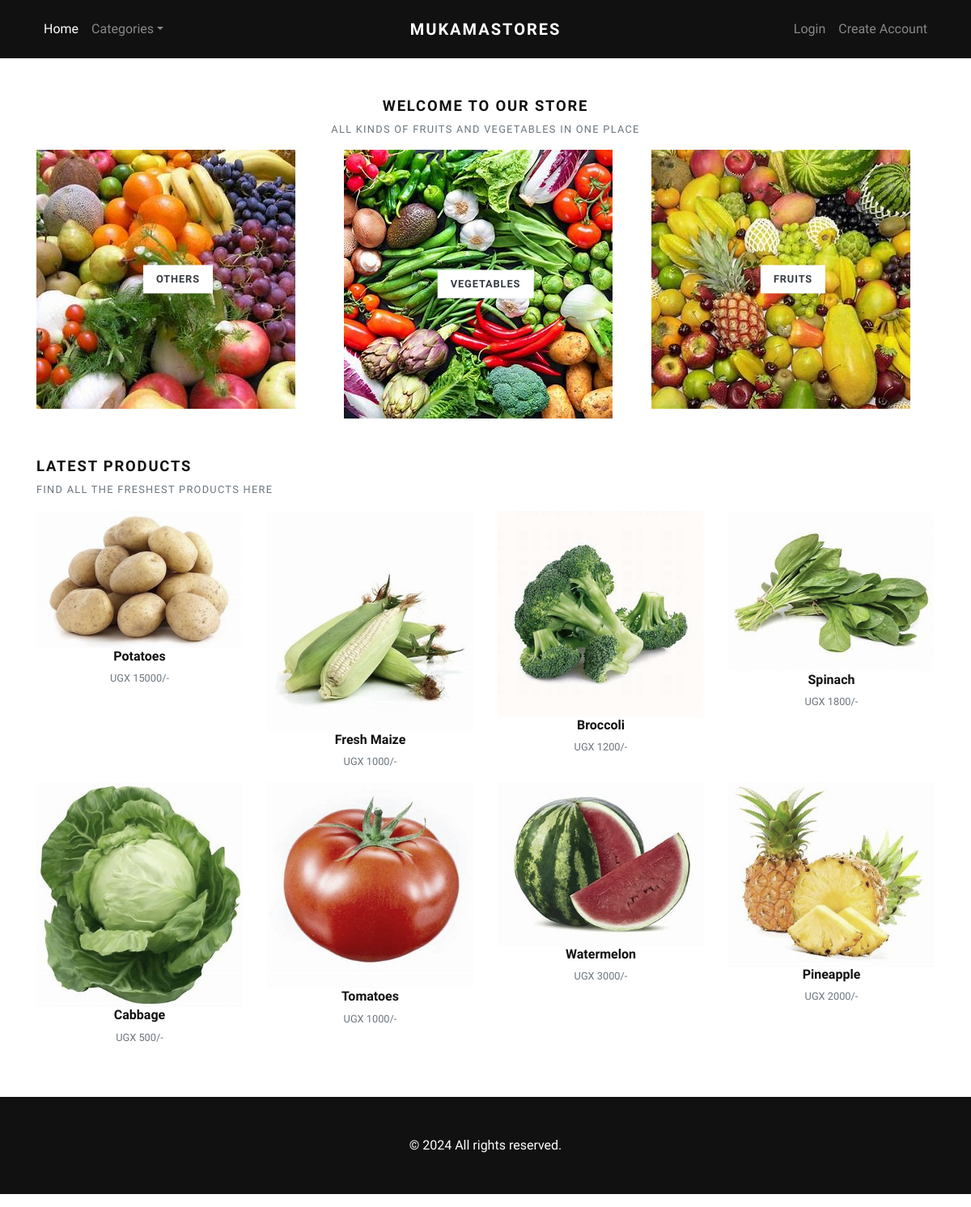
The page / on the database its author committed.
### store/models.py (models this page shows, shortened)
class Category(models.Model):
    title = models.CharField(max_length=50, verbose_name="Category Title")
    slug = models.SlugField(max_length=55, verbose_name="Category Slug")
    description = models.TextField(blank=True, verbose_name="Category Description")
    category_image = models.ImageField(upload_to='category', blank=True, null=True, verbose_name="Category Image")
    is_active = models.BooleanField(verbose_name="Is Active?")
    is_featured = models.BooleanField(verbose_name="Is Featured?")
    created_at = models.DateTimeField(auto_now_add=True, verbose_name="Created Date")
    updated_at = models.DateTimeField(auto_now=True, verbose_name="Updated Date")
    class Meta:
        verbose_name_plural = 'Categories'
        ordering = ('-created_at', )

class Product(models.Model):
    title = models.CharField(max_length=150, verbose_name="Product Title")
    slug = models.SlugField(max_length=160, verbose_name="Product Slug")
    sku = models.CharField(max_length=255, unique=True, verbose_name="Unique Product ID (SKU)")
    short_description = models.TextField(verbose_name="Short Description")
    detail_description = models.TextField(blank=True, null=True, verbose_name="Detail Description")
    product_image = models.ImageField(upload_to='product', blank=True, null=True, verbose_name="Product Image")
    price = models.DecimalField(max_digits=8, decimal_places=0)
    category = models.ForeignKey(Category, verbose_name="Product Categoy", on_delete=models.CASCADE)
    is_active = models.BooleanField(verbose_name="Is Active?")
    is_featured = models.BooleanField(verbose_name="Is Featured?")
    created_at = models.DateTimeField(auto_now_add=True, verbose_name="Created Date")
    updated_at = models.DateTimeField(auto_now=True, verbose_name="Updated Date")
    class Meta:
        verbose_name_plural = 'Products'
        ordering = ('-created_at', )

### store/views.py (the view)
# urls.py: path('', views.home, name="home"),
def home(request):
    categories = Category.objects.filter(is_active=True, is_featured=True)[:3]
    products = Product.objects.filter(is_active=True, is_featured=True)[:8]
    context = {
        'categories': categories,
        'products': products,
    }
    return render(request, 'store/index.html', context)

### store/context_preprocessors.py (called while the page is built)
def store_menu(request):
    categories = Category.objects.filter(is_active=True)
    context = {
        'categories_menu': categories,
    }
    return context

def cart_menu(request):
    if request.user.is_authenticated:
        cart_items= Cart.objects.filter(user=request.user)
        context = {
            'cart_items': cart_items,
        }
    else:
        context = {}
    return context

### templates/store/index.html (shortened to what this page needs)
{% extends 'base.html' %}
{% load static %}
      {% block content %}
      <div class="container">
        <section class="pt-5">
          <header class="text-center">
            <h2 class="h5 text-uppercase mb-2">Welcome to our store</h2>
            <p class="small text-muted small text-uppercase mb-3">All kinds of Fruits and vegetables in one place</p>
          </header>
          <div class="row">
          {% if categories %}
            {% for category in categories %}
              <div class="col-md-4 mb-4 mb-md-0">
                <a class="category-item" href="{% url 'store:category-products' category.slug %}">
                  <strong class="category-item-title">{{ category.title }}</strong>
                </a>
              </div>
            {% endfor %}
          {% endif %}
          </div>
        </section>
        <section class="py-5">
          <header>
            <h2 class="h5 text-uppercase mb-2">Latest Products</h2>
            <p class="small text-muted small text-uppercase mb-3">Find All the freshest products here</p>
          </header>
          <div class="row">
            {% if products %}
              {% for product in products %}
                <div class="col-xl-3 col-lg-4 col-sm-6 col-md-3">
                  <div class="product text-center">
                    <div class="position-relative mb-0">
                      <a class="d-block" href="{% url 'store:product-detail' product.slug %}">
                        {% if product.product_image %}
                          <img class="w-100" src="{{ product.product_image.url }}" alt="{{product.title}}">
                        {% else %}
                          <img class="img-fluid w-100" src="{% static 'img/product-1.jpg' %}" alt="{{product.title}}">
                        {% endif %}
                      </a>
                    </div>
                    <h6> <a class="reset-anchor" href="detail.html">{{ product.title }}</a></h6>
                    <p class="small text-muted">UGX {{product.price}}/-</p>
                  </div>
                </div>
              {% endfor %}
            {% endif %}
          </div>
        </section>
      </div>
      {% endblock content %}

### templates/base.html (shortened to what this page needs)
{% load static %}
<!DOCTYPE html>
<html>
  <head>
    <link rel="stylesheet" href="{% static 'vendor/bootstrap/css/bootstrap.min.css' %}">
    <link rel="stylesheet" href="{% static 'vendor/lightbox2/css/lightbox.min.css' %}">
    <link rel="stylesheet" href="{% static 'vendor/nouislider/nouislider.min.css' %}">
    <link rel="stylesheet" href="{% static 'vendor/bootstrap-select/css/bootstrap-select.min.css' %}">
    <link rel="stylesheet" href="{% static 'vendor/owl.carousel2/assets/owl.carousel.min.css' %}">
    <link rel="stylesheet" href="{% static 'vendor/owl.carousel2/assets/owl.theme.default.css' %}">
    <link rel="stylesheet" href="{% static 'css/style.default.css' %}" id="theme-stylesheet">
    <link rel="stylesheet" href="{% static 'css/custom.css' %}">
  </head>
  <body>
    <div class="page-holder">
      {% include 'navbar.html' %}
      {% block content %}
      {% endblock content %}
      {% include 'footer.html' %}
      {% include 'scripts.html' %}

### templates/navbar.html (shortened to what this page needs)
{% load static %}
      <header class="header bg-dark">
        <div class="container px-0 px-lg-3">
          <nav class="navbar navbar-expand-lg navbar-dark py-3 px-lg-0"><a class="navbar-brand" href="{% url 'store:home' %}"><span class="font-weight-bold text-uppercase text-white">MukamaStores</span></a>
            <div class="collapse navbar-collapse" id="navbarSupportedContent">
              <ul class="navbar-nav mr-auto">
                <li class="nav-item">
                  <a class="nav-link active" href="{% url 'store:home' %}">Home</a>
                </li>
                <li class="nav-item dropdown"><a class="nav-link dropdown-toggle" id="pagesDropdown" href="#" data-toggle="dropdown" aria-haspopup="true" aria-expanded="false">Categories</a>
                </li>
              </ul>
              <ul class="navbar-nav ml-auto">
                {% if request.user.is_authenticated %}
                  <li class="nav-item"><a class="nav-link" href="{% url 'store:cart' %}"> <i class="fas fa-dolly-flatbed mr-1 text-gray"></i>Cart<small class="text-gray">({{cart_items.count}})</small></a></li>
                  <li class="nav-item"><a class="nav-link" href="#"> <i class="far fa-heart mr-1"></i><small class="text-gray"> (0)</small></a></li>
                  {% comment %} <li class="nav-item"><a class="nav-link" href="#"> <i class="fas fa-user-alt mr-1 text-gray"></i>My Account</a></li> {% endcomment %}
                  <li class="nav-item dropdown"><a class="nav-link dropdown-toggle" id="pagesDropdown" href="#" data-toggle="dropdown" aria-haspopup="true" aria-expanded="false"><i class="fas fa-user-alt mr-1 text-gray"></i>My Account</a></a>
                  <div class="dropdown-menu mt-3" aria-labelledby="pagesDropdown">
                      <a class="dropdown-item border-0 transition-link" href="{% url 'store:profile' %}">Profile</a>
                      <a class="dropdown-item border-0 transition-link" href="{% url 'store:cart' %}">Cart</a>
                      <a class="dropdown-item border-0 transition-link" href="{% url 'store:orders' %}">Orders</a>
                      <a class="dropdown-item border-0 transition-link" href="{% url 'store:password-change' %}">Change Password</a>
                    <hr>
                    <a class="dropdown-item border-0 transition-link" href="{% url 'store:logout' %}">Log Out</a>
                </li>
                {% else %}
                  <li class="nav-item"><a class="nav-link" href="{% url 'store:login' %}">Login</a></li>
                  <li class="nav-item"><a class="nav-link" href="{% url 'store:register' %}">Create Account</a></li>
                {% endif %}
              </ul>
            </div>
          </nav>
        </div>
      </header>

### templates/footer.html (shortened to what this page needs)
<footer class="bg-dark text-white mb-0">
<div class="text-center">
  <p class="py-5">&copy; 2024 All rights reserved.</p>
</div>
</div>

### templates/scripts.html (shortened to what this page needs)
{% load static %}
      <link rel="stylesheet" href="https://use.fontawesome.com/releases/v5.7.1/css/all.css">
  </body>
</html>

### jewelryshop/static/css/style.default.css (style rules this page uses)
strong { font-weight: 700; }
.navbar { position: relative; }
@media (min-width: 992px) { .navbar-brand { position: absolute; top: 50%; left: 50%; -webkit-transform: translate(-50%, -50%); transform: translate(-50%, -50%); } }
.category-item { display: block; position: relative; color: #343a40; transition: all 0.3s; }
.category-item-title { display: inline-block; padding: 0.5rem 1rem; background: #fff; text-transform: uppercase; letter-spacing: 0.07em; position: absolute; top: 50%; left: 50%; -webkit-transform: translate(-50%, -50%); transform: translate(-50%, -50%); box-shadow: 0 0 5px rgba(0, 0, 0, 0.07); font-size: 0.8rem; }
.product img { -webkit-filter: grayscale(40%); filter: grayscale(40%); transition: all 0.3s; }
.text-uppercase { text-transform: uppercase; letter-spacing: 0.1em; }
.reset-anchor { color: inherit; transition: all 0.3s; }
.navbar { padding: 0.5rem 1rem; }
.navbar-brand { display: inline-block; padding-top: 0.3125rem; padding-bottom: 0.3125rem; margin-right: 1rem; font-size: 1.25rem; }
.navbar-dark .navbar-brand { color: #fff; }
.navbar-dark .navbar-nav .nav-link { color: rgba(255, 255, 255, 0.5); }
.navbar-dark .navbar-nav .show > .nav-link, .navbar-dark .navbar-nav .active > .nav-link, .navbar-dark .navbar-nav .nav-link.show, .navbar-dark .navbar-nav .nav-link.active { color: #fff; }
body { font-family: "Libre Franklin", sans-serif; font-size: 1rem; font-weight: 400; line-height: 1.5; color: #111111; background-color: #fff; }
a { color: #dcb14a; text-decoration: none; }
h1, h2, h3, h4, h5, h6, .h1, .h2, .h3, .h4, .h5, .h6 { margin-bottom: 0.5rem; font-family: inherit; font-weight: 900; line-height: 1.2; color: inherit; }
h2, .h2 { font-size: 1.9rem; }
h5, .h5 { font-size: 1.15rem; }
h6, .h6 { font-size: 1rem; }
small, .small { font-size: 80%; font-weight: 400; }
.bg-dark { background-color: #111111 !important; }
.nav-link { padding: 0.5rem 1rem; }

### rows shown on the page
Category: title "OTHERS"
Category: title "VEGETABLES"
Category: title "FRUITS"
Product: product_image (picture), title "Potatoes", price "15000"
Product: product_image (picture), title "Fresh Maize", price "1000"
Product: product_image (picture), title "Broccoli", price "1200"
Product: product_image (picture), title "Spinach", price "1800"
Product: product_image (picture), title "Cabbage", price "500"
Product: product_image (picture), title "Tomatoes", price "1000"
Product: product_image (picture), title "Watermelon", price "3000"
Product: product_image (picture), title "Pineapple", price "2000"
